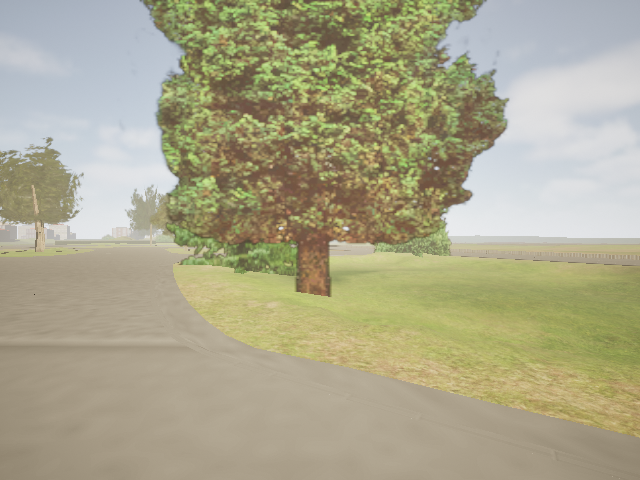
#> input picture tests/Task_18_Final_Research/08_Extracted_Images/task18_frame000_rgb_interpretation.png, 640 x 480 px, found by its file name
$ python task18_camera_preprocessing.py   (older library calls are emulated)
#> lines starting #> are read from the running program, lines starting #| are printed output that depends on the picture
from pathlib import Path
import csv
import time
import numpy as np
import cv2

BASE = Path(
    r"E:\GEMSTAR_Project\sensor-health-monitor"
    r"\tests\Task_18_Final_Research"
)

SOURCE = (
    BASE / "08_Extracted_Images" /
    "task18_frame000_rgb_interpretation.png"
)

OUT = BASE / "08_Extracted_Images"
CSV = BASE / "02_CSV_Data" / "task18_preprocessing_metrics.csv"

OUT.mkdir(parents=True, exist_ok=True)
CSV.parent.mkdir(parents=True, exist_ok=True)

# OpenCV reads PNG images in BGR order.
bgr = cv2.imread(str(SOURCE))
#> bgr is the input picture: shape (480, 640, 3); mean B, G, R 139.1, 166.8, 170.8

if bgr is None:
    raise RuntimeError("Could not open source image")

# Measure grayscale conversion.
start = time.perf_counter()
gray = cv2.cvtColor(bgr, cv2.COLOR_BGR2GRAY)
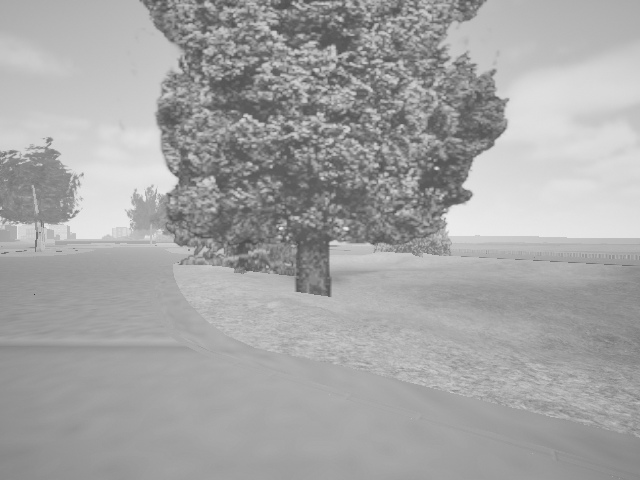
#> gray: shape (480, 640); min 49, max 236, mean 164.8
gray_ms = (time.perf_counter() - start) * 1000

# Measure Gaussian smoothing.
start = time.perf_counter()
blur = cv2.GaussianBlur(gray, (5, 5), 1.0)
blur_ms = (time.perf_counter() - start) * 1000

# Measure Sobel edge calculation.
start = time.perf_counter()

gx = cv2.Sobel(blur, cv2.CV_32F, 1, 0, ksize=3)
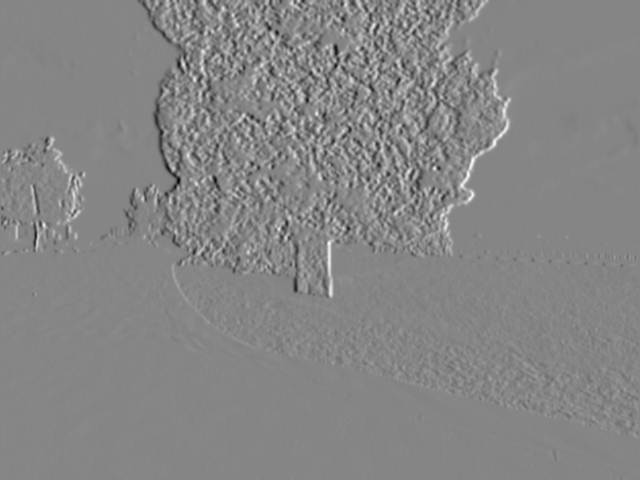
#> gx: shape (480, 640) float32; min -267, max 242, mean 0.2; drawn with min black and max white
gy = cv2.Sobel(blur, cv2.CV_32F, 0, 1, ksize=3)
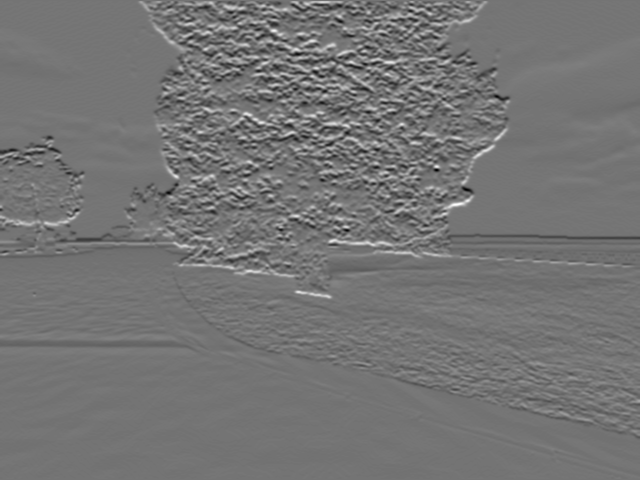
#> gy: shape (480, 640) float32; min -252, max 298, mean 0; drawn with min black and max white

magnitude = cv2.magnitude(gx, gy)
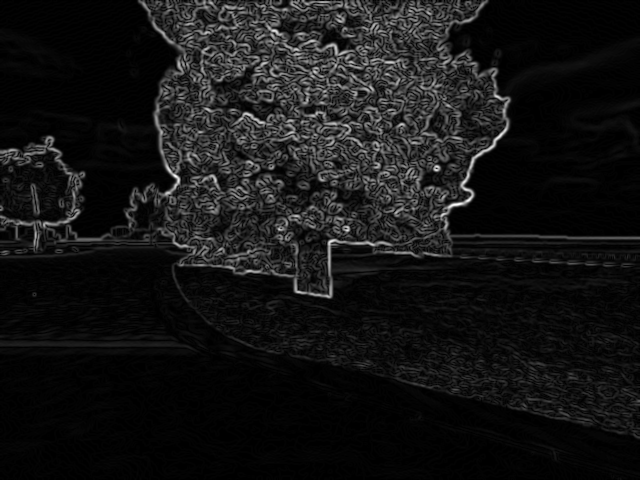
#> magnitude: shape (480, 640) float32; min 0, max 300.1, mean 24.9; drawn with min black and max white
edges = cv2.convertScaleAbs(magnitude)

sobel_ms = (time.perf_counter() - start) * 1000

# Save individual images.
cv2.imwrite(str(OUT / "task18_frame000_grayscale.png"), gray)
cv2.imwrite(str(OUT / "task18_frame000_gaussian.png"), blur)
cv2.imwrite(str(OUT / "task18_frame000_sobel.png"), edges)

# Create comparison image.
original = cv2.resize(bgr, (640, 480))
gray_bgr = cv2.cvtColor(gray, cv2.COLOR_GRAY2BGR)
blur_bgr = cv2.cvtColor(blur, cv2.COLOR_GRAY2BGR)
edge_bgr = cv2.cvtColor(edges, cv2.COLOR_GRAY2BGR)

top = np.hstack((original, gray_bgr))
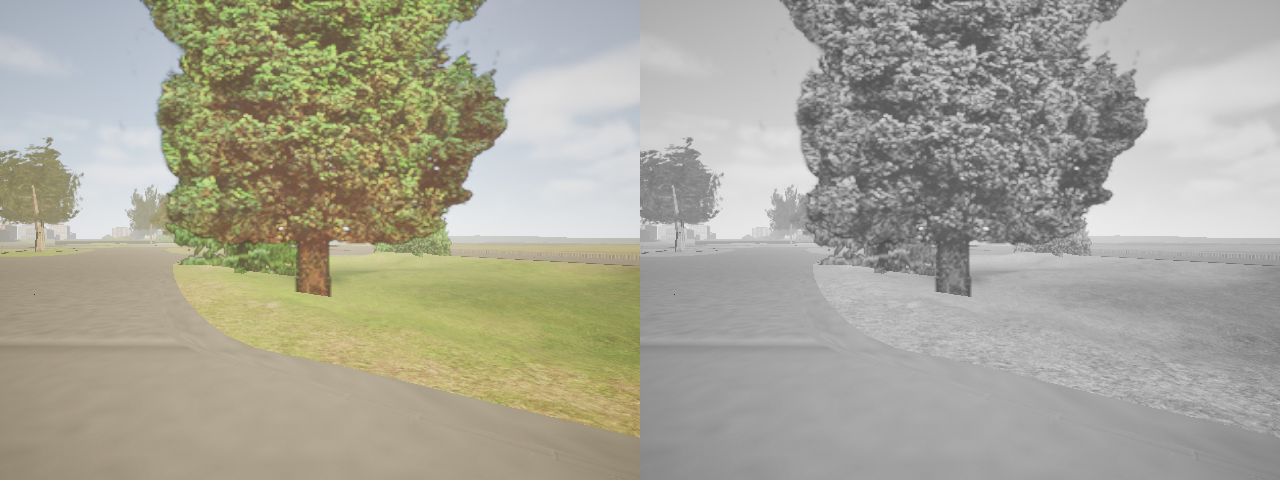
#> top: shape (480, 1280, 3); mean B, G, R 152, 165.8, 167.8
bottom = np.hstack((blur_bgr, edge_bgr))
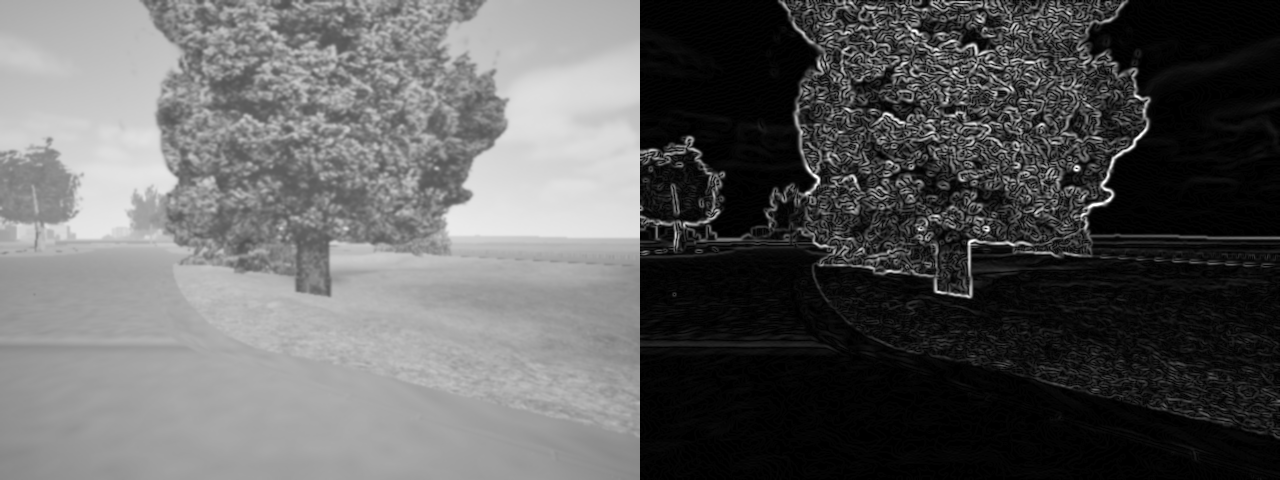
#> bottom: shape (480, 1280, 3); min 0, max 255, mean 94.8
comparison = np.vstack((top, bottom))
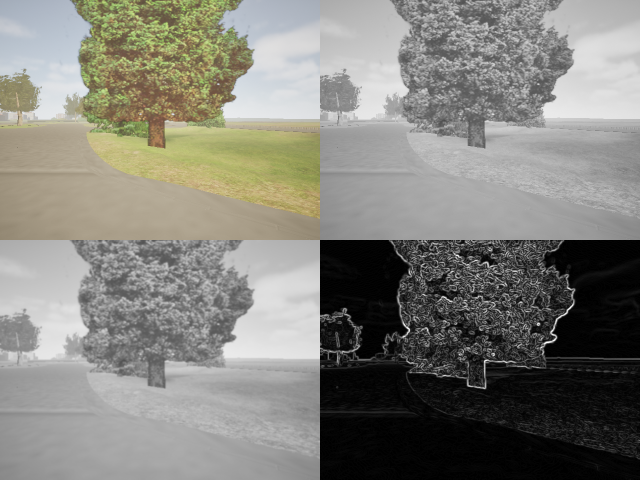
#> comparison: shape (960, 1280, 3) (shown at 1/2 size); mean B, G, R 123.4, 130.3, 131.3

GRAPH = BASE / "01_Graphs" / "task18_camera_preprocessing_comparison.png"
GRAPH.parent.mkdir(parents=True, exist_ok=True)
cv2.imwrite(str(GRAPH), comparison)

metrics = [
    ("Grayscale", gray_ms),
    ("GaussianBlur", blur_ms),
    ("SobelEdges", sobel_ms),
]

with CSV.open("w", newline="", encoding="utf-8") as f:
    writer = csv.writer(f)
    writer.writerow(["Operation", "TimeMilliseconds"])
    writer.writerows(metrics)

print("\n=== TASK 18.3A CAMERA PREPROCESSING ===")
print("Image:", SOURCE.name)
print("Resolution:", bgr.shape[1], "x", bgr.shape[0])
#| Resolution: 640 x 480

for name, duration in metrics:
    print(f"{name}: {duration:.4f} ms")

print("Individual images saved:", 3)
print("Comparison graph saved:", GRAPH.exists())
print("Metrics CSV saved:", CSV.exists())
